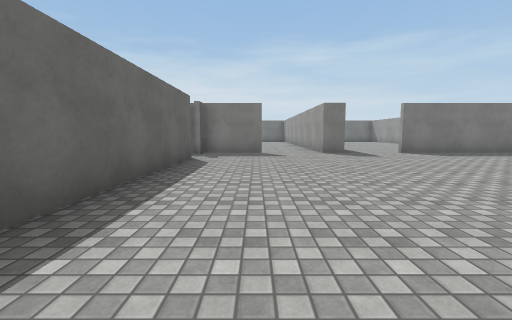
View 1 (above)

18 first-person views from a walk through a scene from a Unity 3-D project. The camera is 1.2 m above the floor, tilts 6° down and sees 90° across. The floor is counted in squares, 2 m on a side. Each view is taken from the middle of a square. On the plan, view 1 faces up. The plan holds only what a view shows up to about 9 squares ahead; the rest is blank. Surface patterns are stand-ins for the level's own textures.

View 2
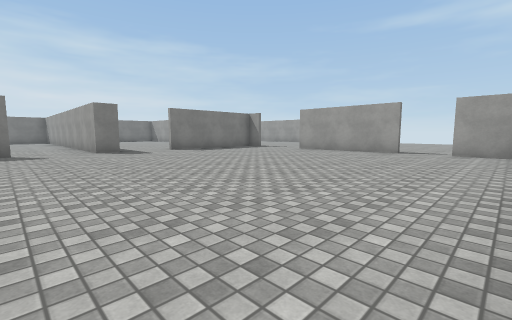

View 3
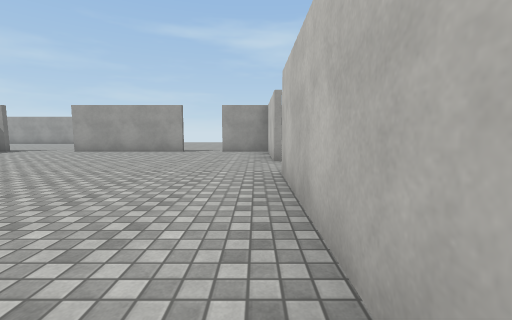

View 4
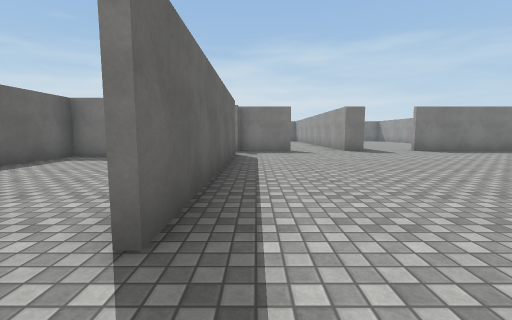

View 5
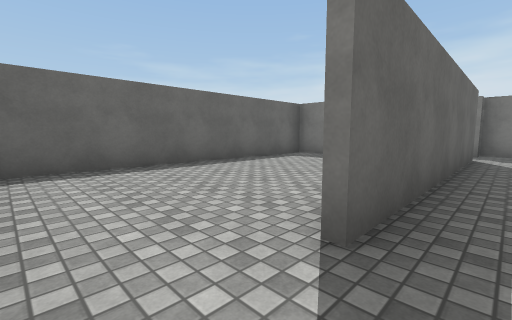

View 6
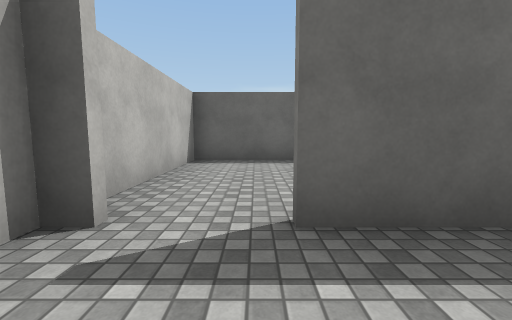

View 7
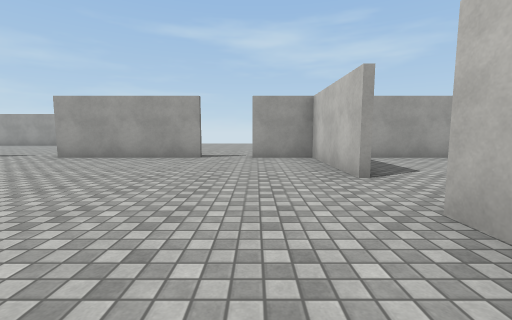

View 8
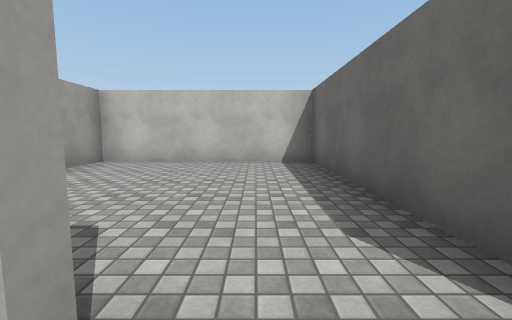

View 9
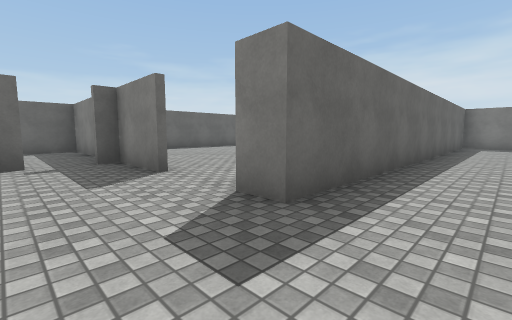

View 10
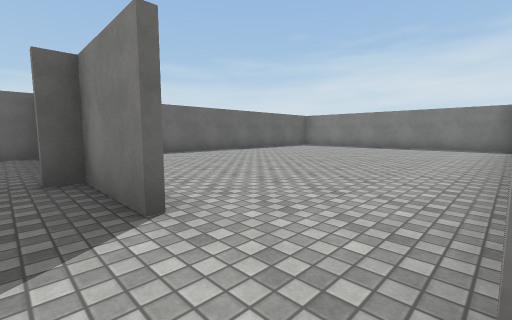

View 11
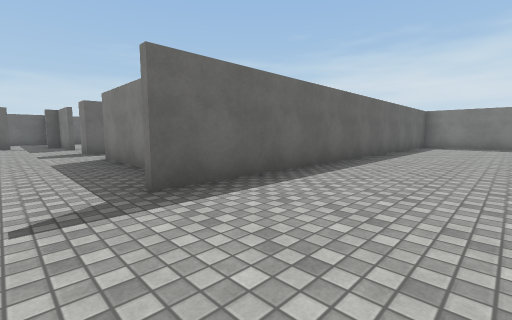

View 12
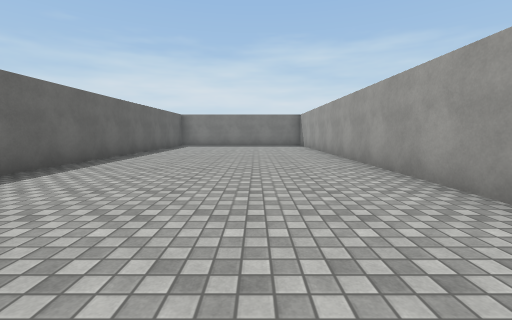

View 13
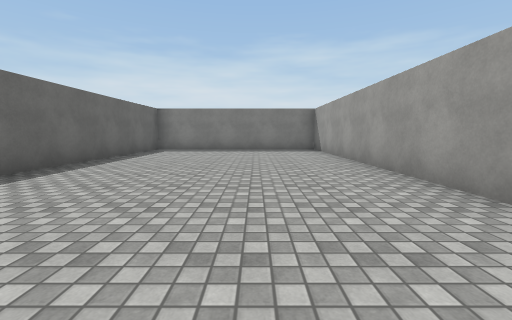

View 14
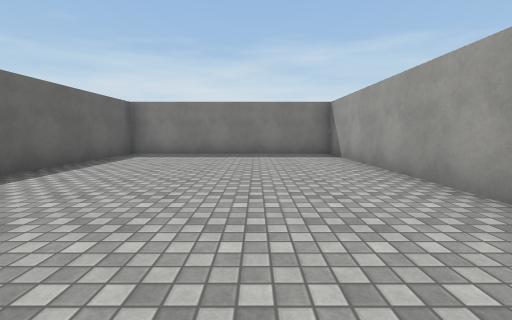

View 15
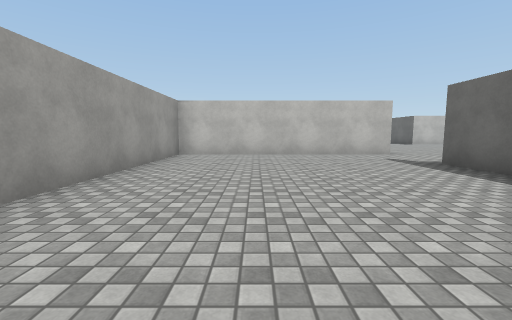

View 16
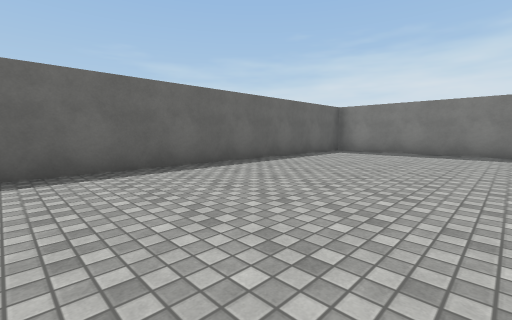

View 17
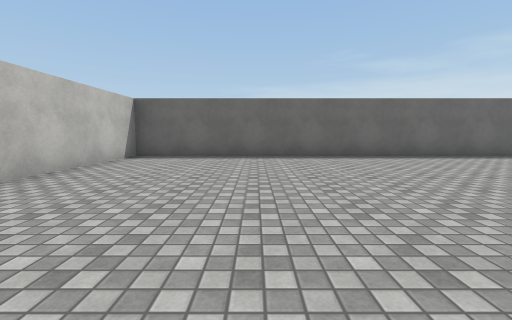

View 18
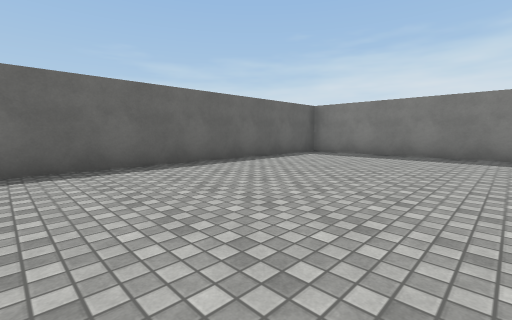

### Floor plan
Points are (right, up) in squares from view 1. A wall is a line through its corners. A room is listed if a view was taken in it or the views show most of it. See-through windows are left out.
Room 1 (views 1, 2, 3, 4, 5, 6, 7, 8, 9, 10)
walls: (2.7, 7.7) (2, 7.7); (5.4, -1.4) (8.2, -1.4); (0.2, -1.4) (3.9, -1.4); (0.2, 7.7) (-1.6, 7.7) (-1.6, 7.2); (8.3, 1.2) (8.3, 4.9); (-1.6, 6.4) (-1.6, 0.2); (-1.6, -1) (-1.6, -1.5); (7.8, 7.7) (4.4, 7.7); (8.3, -1.9) (8.3, 0.1); (-3.5, 7.7) (-5.8, 7.7); (-5.7, 8) (-5.7, 6.4)
ways out: opening at (8, 6.5) to room 2; opening at (3.5, 8) to room 3; opening at (1, 8) to room 4; opening at (-2, -0.5) to room 5; opening at (5, -2) to room 6; opening at (8, 1)
Room 2 (views 11, 12, 13, 14, 15)
walls: (8.3, 4.9) (14.1, 4.9) (14.1, 18.5) (8.4, 18.5) (8.4, 7)
ways out: opening at (8, 6.5) to room 1
Room 3 (view 16)
walls: (7.1, 18.5) (2.7, 18.5) (2.7, 7.7)
ways out: opening at (3.5, 8) to room 1
Room 4 (views 17, 18)
walls: (-0.9, 18.5) (-5.7, 18.5) (-5.7, 8); (-5.8, 7.9) (-2, 7.9); (2, 7.7) (2, 10.6); (2, 18.5) (0.6, 18.5)
ways out: opening at (1, 8) to room 1
Room 5 (no view inside)
walls: (-4.8, 5.6) (-5.7, 5.6) (-5.7, -1.4) (-2.2, -1.4)
ways out: opening at (-2, -0.5) to room 1
Room 6 (no view inside)
walls: (3.8, -2) (3.8, -6.4) (8.3, -6.4) (8.3, -1.9)
ways out: opening at (5, -2) to room 1

Positions as (right, up) in squares from view 1, and headings:
1: (0, 0), facing up
2: (0, -1), facing up-right
3: (0, -1), facing right
4: (-1, -1), facing up
5: (-1, -1), facing up-left
6: (0, 0), facing left
7: (2, 0), facing right
8: (5, -1), facing down
9: (4, 6), facing up-left
10: (2, 7), facing up-left
11: (11, 6), facing up-left
12: (12, 6), facing up
13: (12, 9), facing up
14: (12, 11), facing up
15: (12, 12), facing down
16: (7, 10), facing up-left
17: (1, 11), facing left
18: (-1, 11), facing up-left
